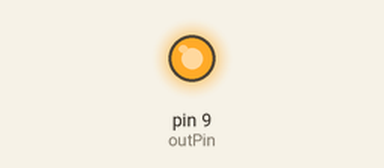
This sketch was run on a simulated Arduino Uno, built with avr-gcc and run on an emulated ATmega328P. Parts: output pins drawn as LEDs (lit = HIGH).

Above: at 0.05 s.
At 1.5 s:
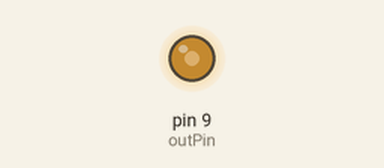
At 3.0 s:
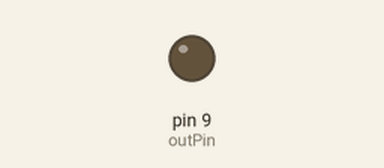
Timing chart, 0 to 6.9 s (numbered marks = the images above):
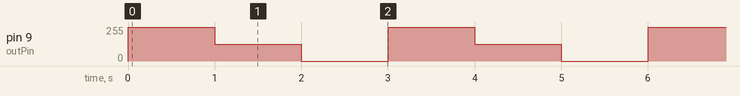

The sketch:

sketch.ino
```cpp
int outPin = 9,
    delayTime = 1000;

void setup(){
    pinMode(outPin, OUTPUT);
}

void loop(){
    analogWrite(outPin, 255);
    delay(delayTime);
    analogWrite(outPin, 125);
    delay(delayTime);
    analogWrite(outPin, 0);
    delay(delayTime);
}
```

Measured:
- by itself, pin 9 (outPin): repeats every 3.0 s: 125/255 1.0 s, 0/255 1.0 s, 255/255 1.0 s
